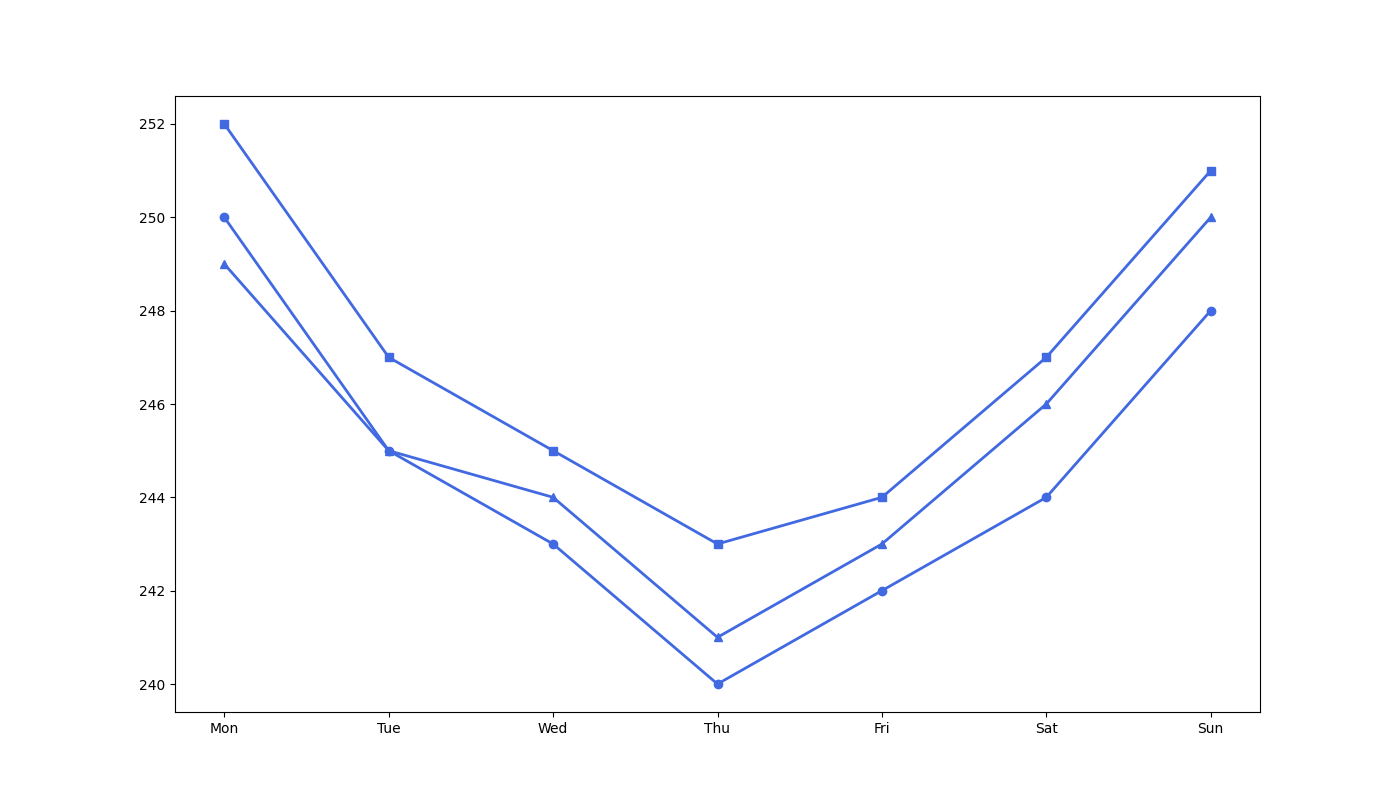

This chart was generated by the following Python code:
import matplotlib.pyplot as plt
import numpy as np

days = np.array(['Mon', 'Tue', 'Wed', 'Thu', 'Fri', 'Sat', 'Sun'])
probe_A = np.array([250, 245, 243, 240, 242, 244, 248])
probe_B = np.array([252, 247, 245, 243, 244, 247, 251])
probe_C = np.array([249, 245, 244, 241, 243, 246, 250])

fig, ax1 = plt.subplots(figsize=(14, 8))

color = 'royalblue'
ax1.plot(days, probe_A, '-o', color=color, markersize=6, linewidth=2, markerfacecolor=color)
ax1.plot(days, probe_B, '-s', color=color, markersize=6, linewidth=2, markerfacecolor=color)
ax1.plot(days, probe_C, '-^', color=color, markersize=6, linewidth=2, markerfacecolor=color)

ax1.set_xticks(np.arange(len(days)))
ax1.set_xticklabels(days)

plt.show()
